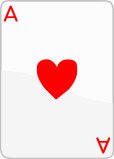
#> input picture A-2.jpg, 114 x 159 px
$ python -i load_resources.py   (imports and definitions only)
#> lines starting #> are read from the running program, lines starting #| are printed output that depends on the picture
from PIL import Image
import PIL.ImageOps
import pygame as pg
from pygame import Surface
import pygame.time
import random
# [1 line not run here, left out]
def invert_colors(file: str) -> Surface:
    print("CURRENT INVERT:",file)
    im = Image.open(file).convert("RGB")
    r, g, b = im.split()
    r = r.point(lambda t: 255 - t)
    img = Image.merge('RGB', (g,b,r))
    img = pg.image.fromstring(img.tobytes(), img.size, img.mode)
    return img
def darken_image(file, per: int, is_pg:bool = False):
    if is_pg:
        im = pygame.image.tostring(file, "RGB", False)
        im = Image.frombytes("RGB", file.get_size(), im)
    else:
        im = Image.open(file).convert("RGB")
    r, g, b = im.split()
    r = r.point(lambda t, percent=per: (percent) * 0.01 * t)
    g = g.point(lambda t, percent=per: (percent) * 0.01 * t)
    b = b.point(lambda t, percent=per: (percent) * 0.01 * t)
    img = Image.merge('RGB', (r, g, b))
    img = pg.image.fromstring(img.tobytes(), img.size, img.mode)
    return img

# [1 line not run here, left out]
# [1 line that did not run here, left out]
card_images = ['A-1.jpg', 'A-2.jpg', 'A-3.jpg', 'A-4.jpg', 'C-16.jpg', 'F-15.jpg', 'J-1.jpg', 'K-1.jpg', 'Q-1.jpg', 'S-14.jpg']
#> card_images = ['A-1.jpg', 'A-2.jpg', 'A-3.jpg', 'A-4.jpg', 'C-16.jpg', 'F-15.jpg', 'J-1.jpg', 'K-1.jpg', 'Q-1.jpg', 'S-14.jpg']
# [1 line not run here, left out]


font = pygame.font.Font('freesansbold.ttf', 32)

end_screen = Surface((500,400), pg.SRCALPHA, 32)
# [1 line not run here, left out]

reset_surf = Surface((130,40))
# [2 lines not run here, left out]
reset_rect = reset_surf.get_rect()
reset_rect.x = 550
reset_rect.y = 5

quit_surf = Surface((100,40))
# [2 lines not run here, left out]
quit_rect = quit_surf.get_rect()
quit_rect.x = 700
quit_rect.y = 5

>>> result = invert_colors('A-2.jpg')
#> in invert_colors, im is the input picture: PIL image 114x159 RGB; mean R, G, B 246.6, 228.6, 228.6
#> in invert_colors, `r, g, b = im.split()`:
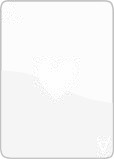
#> r: PIL image 114x159 L; min 185, max 255, mean 246.6
#> in invert_colors, `r, g, b = im.split()`:
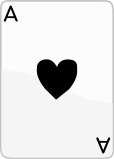
#> g: PIL image 114x159 L; min 0, max 255, mean 228.6
#> in invert_colors, `r = r.point(lambda t: 255 - t)`:
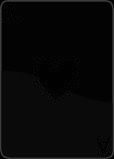
#> r: PIL image 114x159 L; min 0, max 70, mean 8.4
#> in invert_colors, `img = Image.merge('RGB', (g,b,r))`:
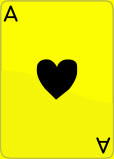
#> img: PIL image 114x159 RGB; mean R, G, B 228.6, 228.6, 8.4

$ run again, on A-4.jpg
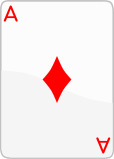
#> input picture A-4.jpg, 114 x 159 px
#> card_images = ['A-1.jpg', 'A-2.jpg', 'A-3.jpg', 'A-4.jpg', 'C-16.jpg', 'F-15.jpg', 'J-1.jpg', 'K-1.jpg', 'Q-1.jpg', 'S-14.jpg']
#> in invert_colors, im is the input picture: PIL image 114x159 RGB; mean R, G, B 246.5, 236.5, 236.5
#> in invert_colors, `r, g, b = im.split()`:
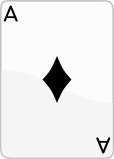
#> g: PIL image 114x159 L; min 0, max 255, mean 236.5
#> in invert_colors, `img = Image.merge('RGB', (g,b,r))`:
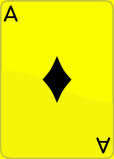
#> img: PIL image 114x159 RGB; mean R, G, B 236.5, 236.5, 8.5
